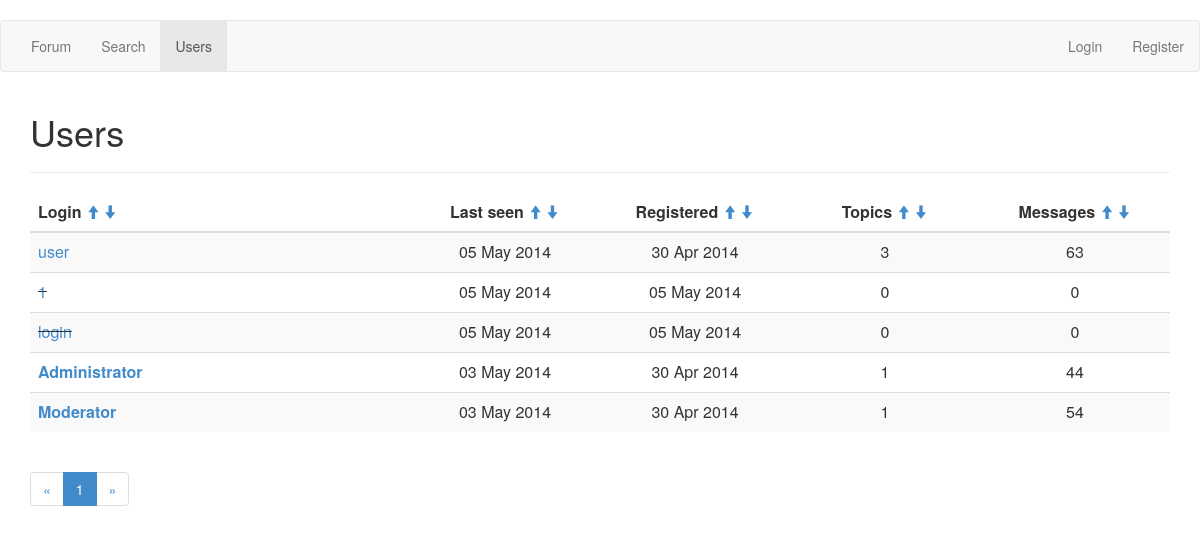
/userlist?sort=last_seen&desc=True, run on the app's committed database.
### app/models.py (models this page shows, shortened)
class User(db.Model):
    __tablename__ = 'User'
    id = db.Column(db.Integer, primary_key=True)
    login = db.Column(db.Text, unique=True, nullable=False)
    password = db.Column(db.Text, nullable=False)
    confirm_code = db.Column(db.Text)
    active = db.Column(db.Boolean, default=False)
    role = db.Column(db.Integer, default=2, nullable=False)
    email = db.Column(db.Text, nullable=False)
    city = db.Column(db.Text, default='unknown')
    country = db.Column(db.Text, default='unknown')
    db_avatar = db.Column(db.Boolean, default=False)
    topic_count = db.Column(db.Integer, default=0)
    message_count = db.Column(db.Integer, default=0)
    reg_date = db.Column(db.DateTime, default=datetime.utcnow, nullable=False)
    last_seen = db.Column(db.DateTime, default=datetime.utcnow, onupdate=datetime.utcnow, nullable=False)

### app/views.py (the view)
@app.route('/userlist')
def userlist(page=1):
    if request.args.get('page'):
        page = int(request.args.get('page'))
    pagination = Pagination(page, USER_PER_PAGE, User.query.count())
    sort_field = request.args.get('sort')
    sort_order = request.args.get('desc')
    if sort_field == 'last_seen' and sort_order == 'True':
        users_list = User.query.order_by(User.last_seen.desc()).all()
    elif sort_field == 'last_seen':
        users_list = User.query.order_by(User.last_seen).all()
    elif sort_field == 'reg_date' and sort_order == 'True':
        users_list = User.query.order_by(User.reg_date.desc()).all()
    elif sort_field == 'reg_date':
        users_list = User.query.order_by(User.reg_date).all()
    elif sort_field == 'topics' and sort_order == 'True':
        users_list = User.query.order_by(User.topic_count.desc()).all()
    elif sort_field == 'topics':
        users_list = User.query.order_by(User.topic_count).all()
    elif sort_field == 'messages' and sort_order == 'True':
        users_list = User.query.order_by(User.message_count.desc()).all()
    elif sort_field == 'messages':
        users_list = User.query.order_by(User.message_count).all()
    elif sort_field == 'login' and sort_order == 'True':
        users_list = User.query.order_by(User.login.collate('NOCASE').desc()).all()
    else:
        users_list = User.query.order_by(User.login.collate('NOCASE')).all()
    return(render_template('/userlist.html',
        user=current_user,
        users_list=users_list,
        pagination=pagination))

### app/views.py (called while the page is built)
    @property
    def pages(self):
        return(int(ceil(float(self.total_count)/self.per_page)))

    @property
    def pages_list(self):
        if self.pages < 4:
            res = range(1, self.pages+1)
        elif self.page < 3 and self.page+2 < self.pages:
            res = range(1, self.page+3)
        elif self.page < 3 and self.page+2 >= self.pages:
            res = range(1, self.pages+1)
        elif self.page > self.pages-3:
            res = range(self.page-2, self.pages+1)
        else:
            res = range(self.page-2, self.page+3)
        return(res)

    @property
    def first(self):
        if self.page == 1:
            return(0)
        else:
            return((self.page-1)*self.per_page)

    @property
    def last(self):
        if self.page == self.pages:
            return(None)
        else:
            return(self.page*self.per_page)

    def is_authenticated(self):
        return(False)

### app/templates/userlist.html (shortened to what this page needs)
﻿{% extends "base.html" %}
{% block content %}
<h1>Users</h1>
<hr>
<table class="table table-striped">
    <thead>
        <tr>
            <th class="col-md-4">
                Login
                <a href="{{url_for('userlist', sort='login', desc=True)}}"><small><i class="glyphicon glyphicon-arrow-up"></i></small></a>
                <a href="{{url_for('userlist', sort='login', desc=False)}}"><small><i class="glyphicon glyphicon-arrow-down"></i></small></a>
            </th>
            <th class="col-md-2 text-center">
                Last seen
                <a href="{{url_for('userlist', sort='last_seen', desc=True)}}"><small><i class="glyphicon glyphicon-arrow-up"></i></small></a>
                <a href="{{url_for('userlist', sort='last_seen', desc=False)}}"><small><i class="glyphicon glyphicon-arrow-down"></i></small></a>
            </th>
            <th class="col-md-2 text-center">
                Registered
                <a href="{{url_for('userlist', sort='reg_date', desc=True)}}"><small><i class="glyphicon glyphicon-arrow-up"></i></small></a>
                <a href="{{url_for('userlist', sort='reg_date', desc=False)}}"><small><i class="glyphicon glyphicon-arrow-down"></i></small></a>
            </th>
            <th class="col-md-2 text-center">
                Topics
                <a href="{{url_for('userlist', sort='topics', desc=True)}}"><small><i class="glyphicon glyphicon-arrow-up"></i></small></a>
                <a href="{{url_for('userlist', sort='topics', desc=False)}}"><small><i class="glyphicon glyphicon-arrow-down"></i></small></a>
            </th>
            <th class="col-md-2 text-center">
                Messages
                <a href="{{url_for('userlist', sort='messages', desc=True)}}"><small><i class="glyphicon glyphicon-arrow-up"></i></small></a>
                <a href="{{url_for('userlist', sort='messages', desc=False)}}"><small><i class="glyphicon glyphicon-arrow-down"></i></small></a>
            </th>
        </tr>
    </thead>
    <tbody>
        {% for user in users_list[pagination.first:pagination.last] %}
        <tr>
            <td>
            {% if user.role < 2 %}
                <b><a href="{{url_for('user_profile', user_id=user.id)}}">{{user.login}}</a></b>
            {% elif not user.active %}
                <del><a href="{{url_for('user_profile', user_id=user.id)}}">{{user.login}}</a></del>
            {% else %}
                <a href="{{url_for('user_profile', user_id=user.id)}}">{{user.login}}</a>
            {% endif %}
            </td>
            <td class="text-center">{{user.last_seen.strftime('%d %b %Y')}}</td>
            <td class="text-center">{{user.reg_date.strftime('%d %b %Y')}}</td>
            <td class="text-center">{{user.topic_count}}</td>
            <td class="text-center">{{user.message_count}}</td>
        </tr>
        {% endfor %}
    </tbody>
</table>
<ul class="pagination">
    <li><a href="{{url_for('userlist', page=1)}}">&laquo;</a></li>
    {% for page_number in pagination.pages_list %}
    <li{% if page_number == pagination.page %} class="active"{% endif %}>
        <a href="{{url_for('userlist', page=page_number)}}">{{page_number}}</a>
    </li>
    {% endfor %}
    <li><a href="{{url_for('userlist', page=pagination.pages)}}">&raquo;</a></li>
</ul>
{% endblock %}

### data on the page
User: login "user", last_seen "05 May 2014", reg_date "30 Apr 2014", topic_count "3", message_count "63"
User: login "1", last_seen "05 May 2014", reg_date "05 May 2014", topic_count "0", message_count "0"
User: login "login", last_seen "05 May 2014", reg_date "05 May 2014", topic_count "0", message_count "0"
User: login "Administrator", last_seen "03 May 2014", reg_date "30 Apr 2014", topic_count "1", message_count "44"
User: login "Moderator", last_seen "03 May 2014", reg_date "30 Apr 2014", topic_count "1", message_count "54"

### other printed values
{{ page_number }} "1"
